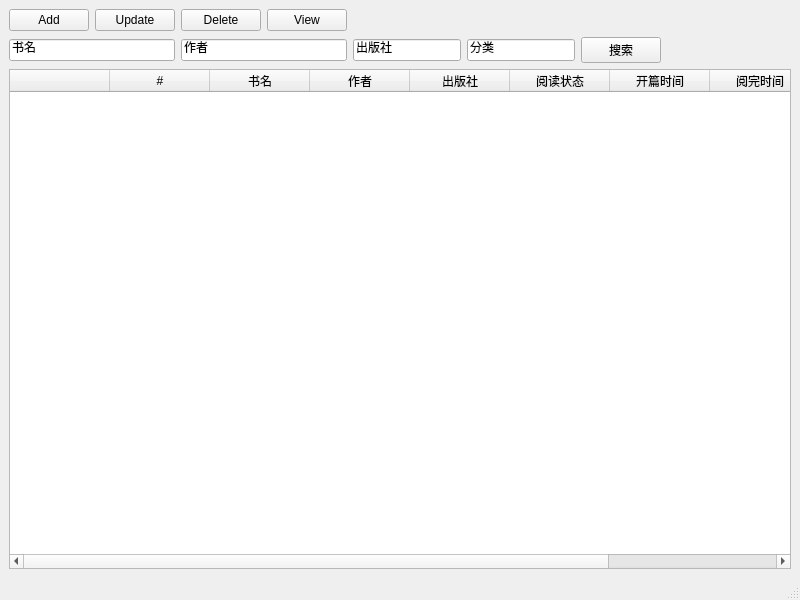
<?xml version="1.0" encoding="UTF-8"?>
<ui version="4.0">
 <class>MainWindow</class>
 <widget class="QMainWindow" name="MainWindow">
  <property name="geometry">
   <rect>
    <x>0</x>
    <y>0</y>
    <width>800</width>
    <height>600</height>
   </rect>
  </property>
  <property name="windowTitle">
   <string>MainWindow</string>
  </property>
  <widget class="QWidget" name="centralwidget">
   <layout class="QVBoxLayout" name="verticalLayout">
    <item>
     <layout class="QGridLayout" name="gridLayout">
      <item row="2" column="0" colspan="2">
       <widget class="QLineEdit" name="lineEdit">
        <property name="text">
         <string>书名</string>
        </property>
       </widget>
      </item>
      <item row="0" column="0">
       <widget class="QPushButton" name="pushButton">
        <property name="text">
         <string>Add</string>
        </property>
       </widget>
      </item>
      <item row="2" column="2" colspan="2">
       <widget class="QLineEdit" name="lineEdit_2">
        <property name="text">
         <string>作者</string>
        </property>
       </widget>
      </item>
      <item row="2" column="4" colspan="2">
       <widget class="QLineEdit" name="lineEdit_3">
        <property name="text">
         <string>出版社</string>
        </property>
       </widget>
      </item>
      <item row="0" column="1">
       <widget class="QPushButton" name="pushButton_2">
        <property name="text">
         <string>Update</string>
        </property>
       </widget>
      </item>
      <item row="0" column="2">
       <widget class="QPushButton" name="pushButton_3">
        <property name="text">
         <string>Delete</string>
        </property>
       </widget>
      </item>
      <item row="0" column="3">
       <widget class="QPushButton" name="pushButton_5">
        <property name="text">
         <string>View</string>
        </property>
       </widget>
      </item>
      <item row="2" column="6" colspan="2">
       <widget class="QLineEdit" name="lineEdit_4">
        <property name="text">
         <string>分类</string>
        </property>
       </widget>
      </item>
      <item row="2" column="8">
       <widget class="QPushButton" name="pushButton_4">
        <property name="text">
         <string>搜索</string>
        </property>
       </widget>
      </item>
      <item row="2" column="9">
       <spacer name="horizontalSpacer">
        <property name="orientation">
         <enum>Qt::Horizontal</enum>
        </property>
        <property name="sizeHint" stdset="0">
         <size>
          <width>40</width>
          <height>20</height>
         </size>
        </property>
       </spacer>
      </item>
     </layout>
    </item>
    <item>
     <widget class="QTableWidget" name="tableWidget">
      <column>
       <property name="text">
        <string/>
       </property>
      </column>
      <column>
       <property name="text">
        <string>#</string>
       </property>
      </column>
      <column>
       <property name="text">
        <string>书名</string>
       </property>
      </column>
      <column>
       <property name="text">
        <string>作者</string>
       </property>
      </column>
      <column>
       <property name="text">
        <string>出版社</string>
       </property>
      </column>
      <column>
       <property name="text">
        <string>阅读状态</string>
       </property>
      </column>
      <column>
       <property name="text">
        <string>开篇时间</string>
       </property>
      </column>
      <column>
       <property name="text">
        <string>阅完时间</string>
       </property>
      </column>
      <column>
       <property name="text">
        <string>阅读时长</string>
       </property>
      </column>
     </widget>
    </item>
   </layout>
  </widget>
  <widget class="QMenuBar" name="menubar">
   <property name="geometry">
    <rect>
     <x>0</x>
     <y>0</y>
     <width>800</width>
     <height>22</height>
    </rect>
   </property>
  </widget>
  <widget class="QStatusBar" name="statusbar"/>
 </widget>
 <resources/>
 <connections/>
</ui>
